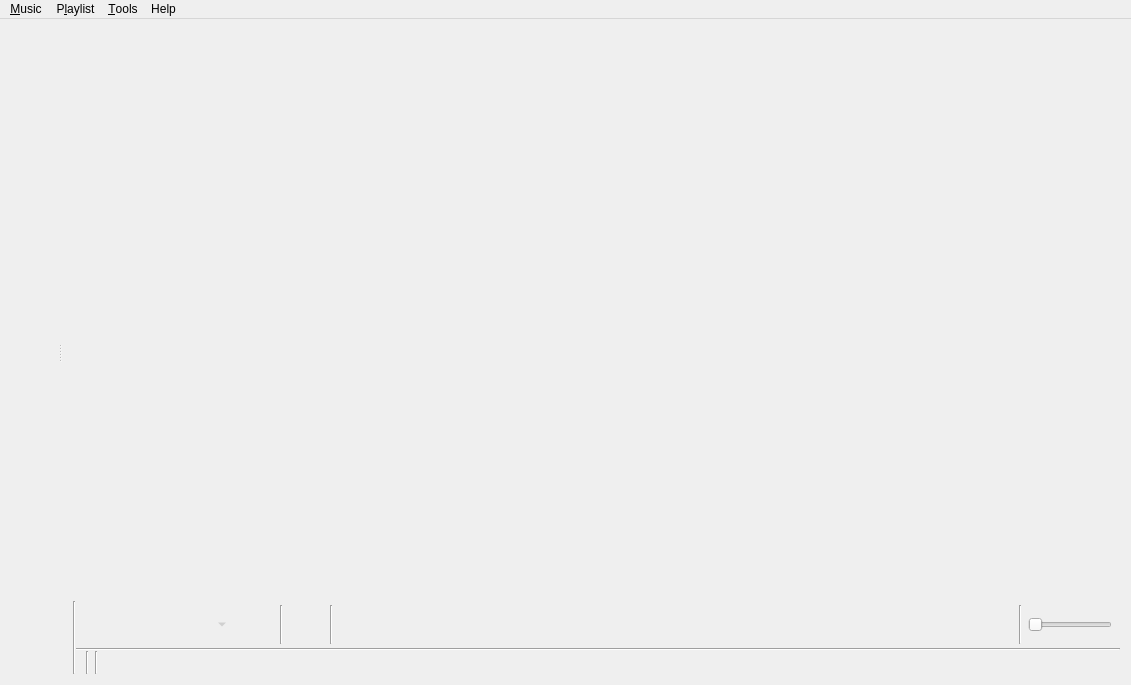
<?xml version="1.0" encoding="UTF-8"?>
<ui version="4.0">
 <class>MainWindow</class>
 <widget class="QMainWindow" name="MainWindow">
  <property name="geometry">
   <rect>
    <x>0</x>
    <y>0</y>
    <width>1131</width>
    <height>685</height>
   </rect>
  </property>
  <property name="windowTitle">
   <string>Aura Audio</string>
  </property>
  <widget class="QWidget" name="centralWidget">
   <layout class="QVBoxLayout" name="layout_centralWidget">
    <property name="spacing">
     <number>0</number>
    </property>
    <property name="leftMargin">
     <number>0</number>
    </property>
    <property name="topMargin">
     <number>0</number>
    </property>
    <property name="rightMargin">
     <number>0</number>
    </property>
    <property name="bottomMargin">
     <number>0</number>
    </property>
    <item>
     <widget class="QSplitter" name="splitter">
      <property name="orientation">
       <enum>Qt::Horizontal</enum>
      </property>
      <widget class="QWidget" name="sidebar_layout">
       <layout class="QVBoxLayout" name="layout_left">
        <property name="spacing">
         <number>0</number>
        </property>
        <item>
         <widget class="FancyTabWidget" name="tabs" native="true"/>
        </item>
        <item>
         <widget class="PlayingWidget" name="widget_playing" native="true"/>
        </item>
       </layout>
      </widget>
      <widget class="QWidget" name="playlist_layout">
       <layout class="QVBoxLayout" name="layout_right">
        <property name="spacing">
         <number>0</number>
        </property>
        <item>
         <widget class="PlaylistContainer" name="playlist" native="true">
          <property name="sizePolicy">
           <sizepolicy hsizetype="Preferred" vsizetype="Expanding">
            <horstretch>0</horstretch>
            <verstretch>0</verstretch>
           </sizepolicy>
          </property>
          <addaction name="action_edit_track"/>
          <addaction name="action_edit_value"/>
         </widget>
        </item>
        <item>
         <layout class="QHBoxLayout" name="layout_bottom">
          <property name="spacing">
           <number>0</number>
          </property>
          <item>
           <widget class="Line" name="line_6">
            <property name="orientation">
             <enum>Qt::Vertical</enum>
            </property>
           </widget>
          </item>
          <item>
           <widget class="QWidget" name="player_controls_container" native="true">
            <layout class="QVBoxLayout" name="layout_player_controls_container">
             <property name="spacing">
              <number>0</number>
             </property>
             <property name="leftMargin">
              <number>0</number>
             </property>
             <property name="topMargin">
              <number>0</number>
             </property>
             <property name="rightMargin">
              <number>0</number>
             </property>
             <property name="bottomMargin">
              <number>0</number>
             </property>
             <item>
              <widget class="QFrame" name="player_controls">
               <property name="frameShape">
                <enum>QFrame::NoFrame</enum>
               </property>
               <layout class="QHBoxLayout" name="layout_player_controls">
                <property name="spacing">
                 <number>6</number>
                </property>
                <property name="leftMargin">
                 <number>8</number>
                </property>
                <property name="topMargin">
                 <number>4</number>
                </property>
                <property name="rightMargin">
                 <number>8</number>
                </property>
                <property name="bottomMargin">
                 <number>4</number>
                </property>
                <item>
                 <widget class="QToolButton" name="back_button">
                  <property name="accessibleName">
                   <string>MenuPopupToolButton</string>
                  </property>
                  <property name="iconSize">
                   <size>
                    <width>32</width>
                    <height>32</height>
                   </size>
                  </property>
                  <property name="autoRaise">
                   <bool>true</bool>
                  </property>
                 </widget>
                </item>
                <item>
                 <widget class="QToolButton" name="pause_play_button">
                  <property name="accessibleName">
                   <string>MenuPopupToolButton</string>
                  </property>
                  <property name="iconSize">
                   <size>
                    <width>32</width>
                    <height>32</height>
                   </size>
                  </property>
                  <property name="autoRaise">
                   <bool>true</bool>
                  </property>
                 </widget>
                </item>
                <item>
                 <widget class="QToolButton" name="stop_button">
                  <property name="enabled">
                   <bool>false</bool>
                  </property>
                  <property name="accessibleName">
                   <string>MenuPopupToolButton</string>
                  </property>
                  <property name="iconSize">
                   <size>
                    <width>32</width>
                    <height>32</height>
                   </size>
                  </property>
                  <property name="popupMode">
                   <enum>QToolButton::MenuButtonPopup</enum>
                  </property>
                  <property name="autoRaise">
                   <bool>true</bool>
                  </property>
                 </widget>
                </item>
                <item>
                 <widget class="QToolButton" name="forward_button">
                  <property name="accessibleName">
                   <string>MenuPopupToolButton</string>
                  </property>
                  <property name="iconSize">
                   <size>
                    <width>32</width>
                    <height>32</height>
                   </size>
                  </property>
                  <property name="autoRaise">
                   <bool>true</bool>
                  </property>
                 </widget>
                </item>
                <item>
                 <widget class="QWidget" name="widget_love" native="true">
                  <layout class="QHBoxLayout" name="layout_widget_love">
                   <property name="spacing">
                    <number>1</number>
                   </property>
                   <property name="leftMargin">
                    <number>0</number>
                   </property>
                   <property name="topMargin">
                    <number>0</number>
                   </property>
                   <property name="rightMargin">
                    <number>0</number>
                   </property>
                   <property name="bottomMargin">
                    <number>0</number>
                   </property>
                   <item>
                    <widget class="Line" name="line_love">
                     <property name="orientation">
                      <enum>Qt::Vertical</enum>
                     </property>
                    </widget>
                   </item>
                   <item>
                    <widget class="QToolButton" name="button_love">
                     <property name="accessibleName">
                      <string>MenuPopupToolButton</string>
                     </property>
                     <property name="iconSize">
                      <size>
                       <width>32</width>
                       <height>32</height>
                      </size>
                     </property>
                     <property name="autoRaise">
                      <bool>true</bool>
                     </property>
                    </widget>
                   </item>
                  </layout>
                 </widget>
                </item>
                <item>
                 <widget class="Line" name="line_buttons">
                  <property name="orientation">
                   <enum>Qt::Vertical</enum>
                  </property>
                 </widget>
                </item>
                <item>
                 <widget class="AnalyzerContainer" name="analyzer" native="true">
                  <property name="sizePolicy">
                   <sizepolicy hsizetype="Expanding" vsizetype="Preferred">
                    <horstretch>100</horstretch>
                    <verstretch>0</verstretch>
                   </sizepolicy>
                  </property>
                  <property name="minimumSize">
                   <size>
                    <width>0</width>
                    <height>36</height>
                   </size>
                  </property>
                 </widget>
                </item>
                <item>
                 <spacer name="horizontalSpacer">
                  <property name="orientation">
                   <enum>Qt::Horizontal</enum>
                  </property>
                  <property name="sizeType">
                   <enum>QSizePolicy::Expanding</enum>
                  </property>
                  <property name="sizeHint" stdset="0">
                   <size>
                    <width>0</width>
                    <height>0</height>
                   </size>
                  </property>
                 </spacer>
                </item>
                <item>
                 <widget class="QLabel" name="audio_quality_badge">
                  <property name="text">
                   <string/>
                  </property>
                  <property name="alignment">
                   <set>Qt::AlignCenter</set>
                  </property>
                 </widget>
                </item>
                <item>
                 <widget class="Line" name="line_volume">
                  <property name="orientation">
                   <enum>Qt::Vertical</enum>
                  </property>
                 </widget>
                </item>
                <item>
                 <widget class="VolumeSlider" name="volume">
                  <property name="sizePolicy">
                   <sizepolicy hsizetype="Minimum" vsizetype="Fixed">
                    <horstretch>0</horstretch>
                    <verstretch>0</verstretch>
                   </sizepolicy>
                  </property>
                  <property name="maximum">
                   <number>100</number>
                  </property>
                  <property name="orientation">
                   <enum>Qt::Horizontal</enum>
                  </property>
                 </widget>
                </item>
               </layout>
              </widget>
             </item>
             <item>
              <widget class="QWidget" name="status_bar" native="true">
               <property name="sizePolicy">
                <sizepolicy hsizetype="Preferred" vsizetype="Fixed">
                 <horstretch>0</horstretch>
                 <verstretch>0</verstretch>
                </sizepolicy>
               </property>
               <layout class="QVBoxLayout" name="layout_status_bar">
                <property name="spacing">
                 <number>0</number>
                </property>
                <property name="leftMargin">
                 <number>0</number>
                </property>
                <property name="topMargin">
                 <number>0</number>
                </property>
                <property name="rightMargin">
                 <number>0</number>
                </property>
                <property name="bottomMargin">
                 <number>0</number>
                </property>
                <item>
                 <widget class="Line" name="status_bar_line">
                  <property name="orientation">
                   <enum>Qt::Horizontal</enum>
                  </property>
                 </widget>
                </item>
                <item>
                 <widget class="QWidget" name="status_bar_internal" native="true">
                  <property name="sizePolicy">
                   <sizepolicy hsizetype="Preferred" vsizetype="Fixed">
                    <horstretch>0</horstretch>
                    <verstretch>0</verstretch>
                   </sizepolicy>
                  </property>
                  <layout class="QHBoxLayout" name="layout_status_bar_internal">
                   <property name="spacing">
                    <number>3</number>
                   </property>
                   <property name="leftMargin">
                    <number>0</number>
                   </property>
                   <property name="topMargin">
                    <number>0</number>
                   </property>
                   <property name="rightMargin">
                    <number>0</number>
                   </property>
                   <property name="bottomMargin">
                    <number>0</number>
                   </property>
                   <item>
                    <widget class="QStackedWidget" name="status_bar_stack">
                     <property name="currentIndex">
                      <number>1</number>
                     </property>
                     <widget class="MultiLoadingIndicator" name="multi_loading_indicator"/>
                     <widget class="QWidget" name="playlist_summary_page">
                      <layout class="QVBoxLayout" name="layout_playlist_summary">
                       <property name="spacing">
                        <number>0</number>
                       </property>
                       <property name="leftMargin">
                        <number>0</number>
                       </property>
                       <property name="topMargin">
                        <number>0</number>
                       </property>
                       <property name="rightMargin">
                        <number>0</number>
                       </property>
                       <property name="bottomMargin">
                        <number>0</number>
                       </property>
                       <item>
                        <widget class="QLabel" name="playlist_summary">
                         <property name="alignment">
                          <set>Qt::AlignRight|Qt::AlignTrailing|Qt::AlignVCenter</set>
                         </property>
                        </widget>
                       </item>
                      </layout>
                     </widget>
                    </widget>
                   </item>
                   <item>
                    <widget class="Line" name="line_5">
                     <property name="orientation">
                      <enum>Qt::Vertical</enum>
                     </property>
                    </widget>
                   </item>
                   <item>
                    <widget class="PlaylistSequence" name="playlist_sequence" native="true"/>
                   </item>
                   <item>
                    <widget class="Line" name="line_2">
                     <property name="orientation">
                      <enum>Qt::Vertical</enum>
                     </property>
                    </widget>
                   </item>
                   <item>
                    <widget class="QToolButton" name="button_scrobble">
                     <property name="enabled">
                      <bool>true</bool>
                     </property>
                     <property name="sizePolicy">
                      <sizepolicy hsizetype="Fixed" vsizetype="Fixed">
                       <horstretch>0</horstretch>
                       <verstretch>0</verstretch>
                      </sizepolicy>
                     </property>
                     <property name="text">
                      <string/>
                     </property>
                     <property name="iconSize">
                      <size>
                       <width>16</width>
                       <height>16</height>
                      </size>
                     </property>
                     <property name="autoRaise">
                      <bool>true</bool>
                     </property>
                    </widget>
                   </item>
                   <item>
                    <widget class="TrackSlider" name="track_slider" native="true">
                     <property name="sizePolicy">
                      <sizepolicy hsizetype="Preferred" vsizetype="Preferred">
                       <horstretch>10</horstretch>
                       <verstretch>0</verstretch>
                      </sizepolicy>
                     </property>
                    </widget>
                   </item>
                  </layout>
                 </widget>
                </item>
               </layout>
              </widget>
             </item>
            </layout>
           </widget>
          </item>
         </layout>
        </item>
       </layout>
      </widget>
     </widget>
    </item>
   </layout>
  </widget>
  <widget class="QMenuBar" name="menuBar">
   <property name="geometry">
    <rect>
     <x>0</x>
     <y>0</y>
     <width>1131</width>
     <height>23</height>
    </rect>
   </property>
   <widget class="QMenu" name="menu_music">
    <property name="title">
     <string>&amp;Music</string>
    </property>
    <addaction name="action_open_file"/>
    <addaction name="action_open_cd"/>
    <addaction name="separator"/>
    <addaction name="action_previous_track"/>
    <addaction name="action_play_pause"/>
    <addaction name="action_stop"/>
    <addaction name="action_next_track"/>
    <addaction name="separator"/>
    <addaction name="action_mute"/>
    <addaction name="separator"/>
    <addaction name="action_love"/>
    <addaction name="separator"/>
    <addaction name="action_quit"/>
   </widget>
   <widget class="QMenu" name="menu_playlist">
    <property name="title">
     <string>P&amp;laylist</string>
    </property>
    <addaction name="action_add_file"/>
    <addaction name="action_add_folder"/>
    <addaction name="action_add_stream"/>
    <addaction name="separator"/>
    <addaction name="action_shuffle_mode"/>
    <addaction name="action_repeat_mode"/>
    <addaction name="separator"/>
    <addaction name="action_new_playlist"/>
    <addaction name="action_save_playlist"/>
    <addaction name="action_load_playlist"/>
    <addaction name="action_save_all_playlists"/>
    <addaction name="separator"/>
    <addaction name="action_jump"/>
    <addaction name="action_clear_playlist"/>
    <addaction name="action_shuffle"/>
    <addaction name="action_remove_duplicates"/>
    <addaction name="action_remove_unavailable"/>
   </widget>
   <widget class="QMenu" name="menu_help">
    <property name="title">
     <string>Help</string>
    </property>
    <addaction name="action_about_strawberry"/>
    <addaction name="action_about_qt"/>
    <addaction name="separator"/>
   </widget>
   <widget class="QMenu" name="menu_tools">
    <property name="title">
     <string>&amp;Tools</string>
    </property>
    <addaction name="action_cover_manager"/>
    <addaction name="action_equalizer"/>
    <addaction name="action_transcoder"/>
    <addaction name="separator"/>
    <addaction name="action_update_collection"/>
    <addaction name="action_full_collection_scan"/>
    <addaction name="action_stop_collection_scan"/>
    <addaction name="separator"/>
    <addaction name="action_settings"/>
    <addaction name="action_console"/>
    <addaction name="separator"/>
    <addaction name="action_toggle_show_sidebar"/>
   </widget>
   <addaction name="menu_music"/>
   <addaction name="menu_playlist"/>
   <addaction name="menu_tools"/>
   <addaction name="menu_help"/>
  </widget>
  <action name="action_previous_track">
   <property name="text">
    <string>Previous track</string>
   </property>
   <property name="shortcut">
    <string>F5</string>
   </property>
  </action>
  <action name="action_play_pause">
   <property name="text">
    <string>&amp;Play</string>
   </property>
   <property name="shortcut">
    <string>F6</string>
   </property>
  </action>
  <action name="action_stop">
   <property name="enabled">
    <bool>false</bool>
   </property>
   <property name="text">
    <string>&amp;Stop</string>
   </property>
   <property name="shortcut">
    <string>F7</string>
   </property>
  </action>
  <action name="action_next_track">
   <property name="text">
    <string>&amp;Next track</string>
   </property>
   <property name="shortcut">
    <string>F8</string>
   </property>
  </action>
  <action name="action_quit">
   <property name="text">
    <string>&amp;Quit</string>
   </property>
   <property name="shortcut">
    <string>Ctrl+Q</string>
   </property>
   <property name="menuRole">
    <enum>QAction::QuitRole</enum>
   </property>
  </action>
  <action name="action_stop_after_this_track">
   <property name="text">
    <string>Stop after this track</string>
   </property>
   <property name="shortcut">
    <string>Ctrl+Alt+V</string>
   </property>
  </action>
  <action name="action_love">
   <property name="enabled">
    <bool>false</bool>
   </property>
   <property name="text">
    <string>Love</string>
   </property>
   <property name="shortcut">
    <string notr="true">Ctrl+L</string>
   </property>
  </action>
  <action name="action_clear_playlist">
   <property name="text">
    <string>&amp;Clear playlist</string>
   </property>
   <property name="toolTip">
    <string>Clear playlist</string>
   </property>
   <property name="shortcut">
    <string>Ctrl+K</string>
   </property>
  </action>
  <action name="action_edit_track">
   <property name="text">
    <string>Edit track information...</string>
   </property>
   <property name="shortcut">
    <string>Ctrl+E</string>
   </property>
  </action>
  <action name="action_renumber_tracks">
   <property name="text">
    <string>Renumber tracks in this order...</string>
   </property>
  </action>
  <action name="action_selection_set_value">
   <property name="text">
    <string>Set value for all selected tracks...</string>
   </property>
  </action>
  <action name="action_edit_value">
   <property name="text">
    <string>Edit tag...</string>
   </property>
  </action>
  <action name="action_settings">
   <property name="text">
    <string>&amp;Settings...</string>
   </property>
   <property name="shortcut">
    <string>Ctrl+P</string>
   </property>
   <property name="menuRole">
    <enum>QAction::PreferencesRole</enum>
   </property>
  </action>
  <action name="action_about_strawberry">
   <property name="icon">
    <iconset resource="../../data/icons.qrc">
     <normaloff>:/icons/64x64/strawberry.png</normaloff>:/icons/64x64/strawberry.png</iconset>
   </property>
   <property name="text">
    <string>&amp;About Strawberry</string>
   </property>
   <property name="shortcut">
    <string>F1</string>
   </property>
   <property name="menuRole">
    <enum>QAction::AboutRole</enum>
   </property>
  </action>
  <action name="action_shuffle">
   <property name="text">
    <string>S&amp;huffle playlist</string>
   </property>
   <property name="shortcut">
    <string>Ctrl+Shift+H</string>
   </property>
  </action>
  <action name="action_add_file">
   <property name="text">
    <string>&amp;Add file...</string>
   </property>
   <property name="shortcut">
    <string>Ctrl+Shift+A</string>
   </property>
  </action>
  <action name="action_open_file">
   <property name="text">
    <string>&amp;Open file...</string>
   </property>
  </action>
  <action name="action_open_cd">
   <property name="text">
    <string>Open audio &amp;CD...</string>
   </property>
  </action>
  <action name="action_cover_manager">
   <property name="text">
    <string>&amp;Cover Manager</string>
   </property>
  </action>
  <action name="action_console">
   <property name="text">
    <string>C&amp;onsole</string>
   </property>
  </action>
  <action name="action_shuffle_mode">
   <property name="text">
    <string>&amp;Shuffle mode</string>
   </property>
  </action>
  <action name="action_repeat_mode">
   <property name="text">
    <string>&amp;Repeat mode</string>
   </property>
  </action>
  <action name="action_remove_from_playlist">
   <property name="text">
    <string>Remove from playlist</string>
   </property>
  </action>
  <action name="action_equalizer">
   <property name="text">
    <string>&amp;Equalizer</string>
   </property>
  </action>
  <action name="action_transcoder">
   <property name="text">
    <string>&amp;Transcode Music</string>
   </property>
  </action>
  <action name="action_add_folder">
   <property name="text">
    <string>Add &amp;folder...</string>
   </property>
  </action>
  <action name="action_jump">
   <property name="text">
    <string>&amp;Jump to the currently playing track</string>
   </property>
   <property name="shortcut">
    <string>Ctrl+J</string>
   </property>
  </action>
  <action name="action_new_playlist">
   <property name="text">
    <string>&amp;New playlist</string>
   </property>
   <property name="shortcut">
    <string>Ctrl+N</string>
   </property>
  </action>
  <action name="action_save_playlist">
   <property name="text">
    <string>Save &amp;playlist...</string>
   </property>
   <property name="shortcut">
    <string>Ctrl+S</string>
   </property>
  </action>
  <action name="action_load_playlist">
   <property name="text">
    <string>&amp;Load playlist...</string>
   </property>
   <property name="shortcut">
    <string>Ctrl+Shift+O</string>
   </property>
  </action>
  <action name="action_save_all_playlists">
   <property name="text">
    <string>&amp;Save all playlists...</string>
   </property>
  </action>
  <action name="action_next_playlist">
   <property name="text">
    <string>Go to next playlist tab</string>
   </property>
  </action>
  <action name="action_previous_playlist">
   <property name="text">
    <string>Go to previous playlist tab</string>
   </property>
  </action>
  <action name="action_last_playlist">
   <property name="text">
    <string>Go to last playlist tab</string>
   </property>
  </action>
  <action name="action_active_playlist">
   <property name="text">
    <string>Go to active playlist tab</string>
   </property>
  </action>
  <action name="action_close_playlist">
   <property name="text">
    <string>Close current playlist tab</string>
   </property>
  </action>
  <action name="action_update_collection">
   <property name="text">
    <string>&amp;Update changed collection folders</string>
   </property>
  </action>
  <action name="action_about_qt">
   <property name="text">
    <string>About &amp;Qt</string>
   </property>
   <property name="menuRole">
    <enum>QAction::AboutQtRole</enum>
   </property>
  </action>
  <action name="action_mute">
   <property name="checkable">
    <bool>true</bool>
   </property>
   <property name="text">
    <string>&amp;Mute</string>
   </property>
   <property name="shortcut">
    <string>Ctrl+M</string>
   </property>
  </action>
  <action name="action_full_collection_scan">
   <property name="text">
    <string>&amp;Do a full collection rescan</string>
   </property>
  </action>
  <action name="action_stop_collection_scan">
   <property name="text">
    <string>Stop collection scan</string>
   </property>
   <property name="toolTip">
    <string>Stop collection scan</string>
   </property>
  </action>
  <action name="action_auto_complete_tags">
   <property name="text">
    <string>Complete tags automatically...</string>
   </property>
   <property name="shortcut">
    <string>Ctrl+T</string>
   </property>
  </action>
  <action name="action_toggle_scrobbling">
   <property name="text">
    <string>Toggle scrobbling</string>
   </property>
  </action>
  <action name="action_remove_duplicates">
   <property name="text">
    <string>Remove &amp;duplicates from playlist</string>
   </property>
  </action>
  <action name="action_remove_unavailable">
   <property name="text">
    <string>Remove &amp;unavailable tracks from playlist</string>
   </property>
  </action>
  <action name="action_add_files_to_transcoder">
   <property name="checkable">
    <bool>false</bool>
   </property>
   <property name="text">
    <string>Add file(s) to transcoder</string>
   </property>
   <property name="toolTip">
    <string>Add file to transcoder</string>
   </property>
   <property name="shortcut">
    <string notr="true">Ctrl+Shift+T</string>
   </property>
  </action>
  <action name="action_add_stream">
   <property name="text">
    <string>Add stream...</string>
   </property>
  </action>
  <action name="action_toggle_show_sidebar">
   <property name="checkable">
    <bool>true</bool>
   </property>
   <property name="text">
    <string>Show sidebar</string>
   </property>
   <property name="shortcut">
    <string>Ctrl+B</string>
   </property>
  </action>
 </widget>
 <layoutdefault spacing="6" margin="11"/>
 <customwidgets>
  <customwidget>
   <class>VolumeSlider</class>
   <extends>QSlider</extends>
   <header>widgets/volumeslider.h</header>
  </customwidget>
  <customwidget>
   <class>AnalyzerContainer</class>
   <extends>QWidget</extends>
   <header>analyzer/analyzercontainer.h</header>
   <container>1</container>
  </customwidget>
  <customwidget>
   <class>PlaylistContainer</class>
   <extends>QWidget</extends>
   <header>playlist/playlistcontainer.h</header>
   <container>1</container>
  </customwidget>
  <customwidget>
   <class>TrackSlider</class>
   <extends>QWidget</extends>
   <header>widgets/trackslider.h</header>
   <container>1</container>
  </customwidget>
  <customwidget>
   <class>PlaylistSequence</class>
   <extends>QWidget</extends>
   <header>playlist/playlistsequence.h</header>
   <container>1</container>
  </customwidget>
  <customwidget>
   <class>MultiLoadingIndicator</class>
   <extends>QWidget</extends>
   <header>widgets/multiloadingindicator.h</header>
   <container>1</container>
  </customwidget>
  <customwidget>
   <class>PlayingWidget</class>
   <extends>QWidget</extends>
   <header>widgets/playingwidget.h</header>
   <container>1</container>
  </customwidget>
  <customwidget>
   <class>FancyTabWidget</class>
   <extends>QWidget</extends>
   <header>widgets/fancytabwidget.h</header>
  </customwidget>
 </customwidgets>
 <resources>
  <include location="../../data/icons.qrc"/>
 </resources>
 <connections/>
</ui>
